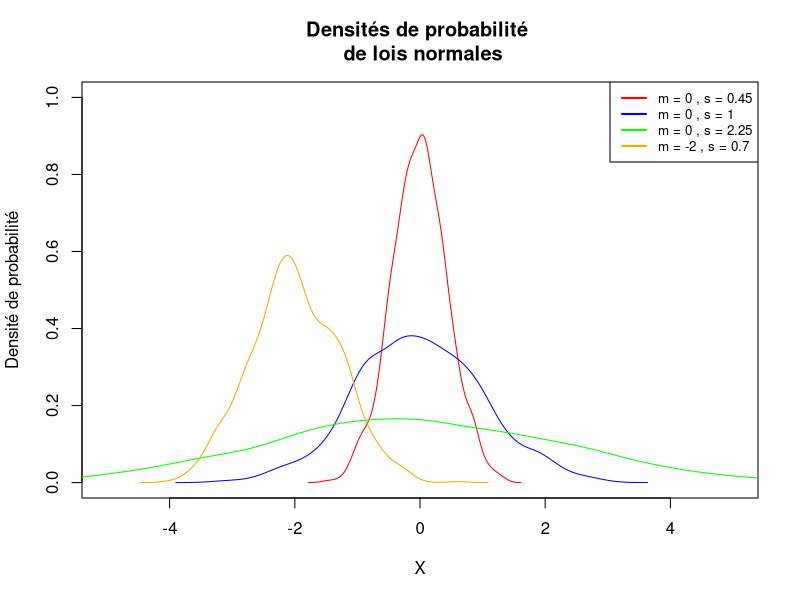
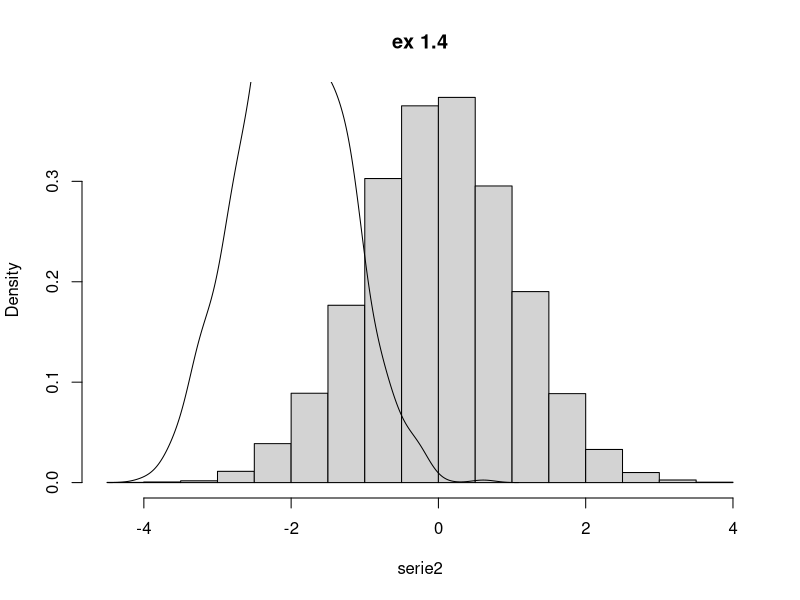

R code for these plots, in order: (Note: this script raises an error after producing the figures.)
#TD5
# Exercice 1 - Comprendre la loi normale
#La commande rnorm()

#1 Créer une graphique vide avec comme borne d'abscisse [-5,5] et d'ordonnées [0,1].
par(mfrow = c(1,1))
plot(NA, xlim=c(-5, 5), ylim=c(0, 1), xlab="X", 
     ylab="Densité de probabilité", 
     main="Densités de probabilité \n de lois normales")

# 2 Programmer une boucle for qui à chaque itération, ajoute une courbe densité issue d'une des 4 combinaisons de paramètres de loi normale suivant :
moyennes <- c(0, 0, 0, -2)
sigmas <- c(0.45, 1, 2.25, 0.7)
colors <- c("red", "blue", "green", "orange")
legend_labels <- c()
for (i in 1:length(moyennes)) {
  serie = rnorm(n = 1000, 
                mean = moyennes[i], 
                sd = sigmas[i])
  lines(density(serie), col = colors[i])
  legend_labels <- c(legend_labels, paste("m =", moyennes[i], ",", "s =", sigmas[i]))
}
legend("topright", legend=legend_labels, col=colors, lwd=2, cex=0.8)

#3 Simuler une loi normale  N(μ=0,σ=1)de taille 10 000.
serie2 = rnorm(n = 10000, mean = 0, sd = 1)
#4 Contruire l'histograme de la distribution de la série avec sa courbe densité.
hist(x = serie2, main="ex 1.4" ,    probability = TRUE)
lines(density(serie))
#5 Calculer la médiane de la série.
median(serie2)
#6 Calculer les quartiles de la série.
quantile(serie2)
#7Calculer les centiles de la série. Quelle valeur de la série correspond au centile 0.95 ?
quantile(serie2, 
         probs = seq(from = 0, 
                     to = 1, by = 0.01))

pp = quantile(serie2, 
         probs = 0.95)
#8 Calculer la valeur théorique à l'aide de la fonction qnorm(). Vérifier cette valeur avec la fonction réciproque pnorm()
qnorm(p = 0.95,mean = 0, sd = 1)
pnorm(q =1.644854 ,mean = 0,sd = 1)
#9 Quelle est la valeur théorique pour P(X < x) = 0.975.
qnorm(p = 0.975, mean = 0, sd = 1)
#10Quelle est la probabilité théorique pour P(X >= 1.96) = p.
pnorm(q =1.96 ,mean = 0,sd = 1)

# Exercice 2 - Construire la table de loi normale

#1 A l'aide de boucle for. Construire une vecteur avec les probabilités de la première colonne de la table de loi normale. On souhaite une précision avec uniquement 4 décimales.
indices_lignes = seq(from = 0, to = 3.9, by = 0.1)

#on crée un vecteur vide pour ajouter les probas au fur et à mesure
all_probas = c()
#On parcourt les indices lignes
for (i in indices_lignes){
  proba = pnorm(q = i, mean = 0, sd = 1)
  #on ajoute la nouvelle proba au vecteur existant
  all_probas = c(all_probas,proba)
  all_probas = round(all_probas,digits = 4)
}
#2 Modifier ce code pour construire la table de loi normale
indices_colones = seq(from = 0.00, to = 0.09, by = 0.01)
indices_lignes = seq(from = 0, to = 3.9, by = 0.1)

#On crée un objet résultat vide.
resultat = NULL
#On parcourt les indices colonnes
for (j in indices_colones) {
  #on crée un vecteur vide pour ajouter les probas au fur et à mesure
  all_probas = c()
  #On parcourt les indices lignes
  for (i in indices_lignes){
    quantile = i + j
    proba = pnorm(q = quantile, mean = 0, sd = 1)
    #on ajoute la nouvelle proba au vecteur existant
    all_probas = c(all_probas,proba)
    all_probas = round(all_probas,digits = 4)
  }
  #On ajoute une colonne au resultat
  resultat = cbind(resultat,all_probas)
}

# Exercice 3 - Simulation d'une population
#1 Produire les tailles d'une population simulée de 10.000.000 de français répartis suivant une loi normale 

population = rnorm(1e7, mean = 171, sd = 9)
#2 Calculer la moyenne et l'écart-type de la population. Retrouvez-vous les valeurs attendues ?
moyenne_pop = mean(ex3)
sd_pop = sd(ex3)
#3 Etablir l'histogramme de la taille. Retrouvez-vous la forme bien connues ?
hist(ex3)

#4 Combien de personnes ont une taille inférieur à 190cm ? Combien devriez-vous en trouver théoriquement ?
#observé
pop190 = population[population < 190]
length(pop190)
length(pop190) / length(population)

#en théorie
pnorm(q = 190, mean=moyenne_pop, sd=sd_pop)*1e7

#5 Combien de personnes ont une taille supérieur à 200 cm ? Combien devriez-vous en trouver théoriquement ?.
pop200 = population[population > 200]
length(pop200)/length(population)
length(pop200)

#théorie
pnorm(q = 200, mean=moyenne_pop, sd=sd_pop)
# Exercice 4 - Simulation d'échantillon

#La commande sample()
#1 Tirez un échantillon de taille 100 dans la population initiale, à l'aide de la fonction sample. Quelle est la taille moyenne dans l'échantillon ? Quelle est l'écart-type dans l'échantillon ? Ces deux valeurs sont-elles proches de celles de la population ?
